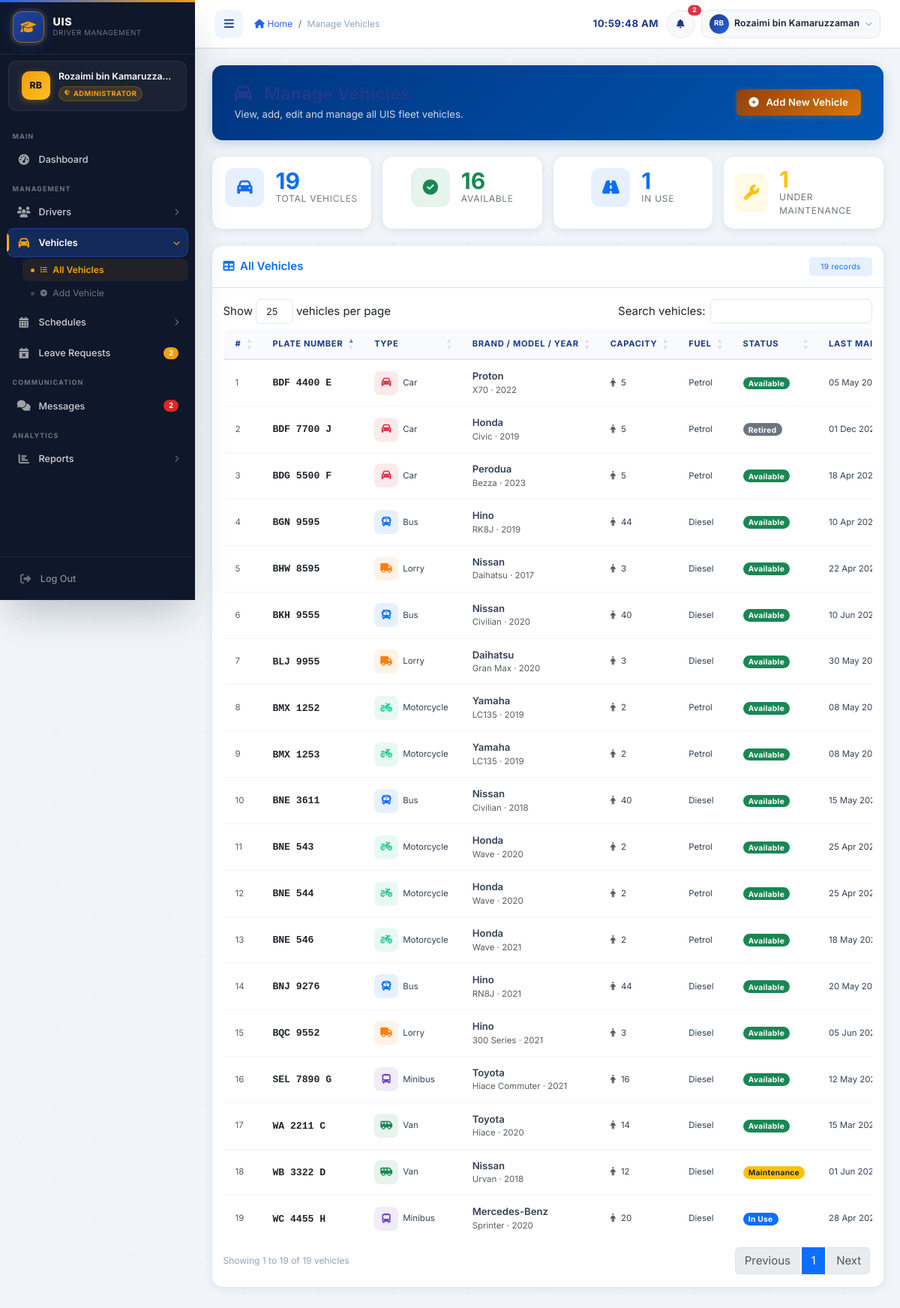
Page /admin/vehicles.php (signed in) on the committed database.
### tables this page shows
CREATE TABLE vehicles (
    vehicle_id       INT          NOT NULL AUTO_INCREMENT,
    plate_number     VARCHAR(20)  NOT NULL,
    vehicle_type     ENUM('Bus','Van','Car','Minibus','Lorry','Motorcycle') NOT NULL,
    brand            VARCHAR(50)  NULL DEFAULT NULL,
    model            VARCHAR(50)  NULL DEFAULT NULL,
    year             INT          NULL DEFAULT NULL,
    capacity         INT          NOT NULL DEFAULT 4,
    fuel_type        ENUM('Petrol','Diesel','Electric','Hybrid') NOT NULL DEFAULT 'Petrol',
    status           ENUM('available','in_use','maintenance','retired') NOT NULL DEFAULT 'available',
    last_maintenance DATE         NULL DEFAULT NULL,
    next_maintenance DATE         NULL DEFAULT NULL,
    mileage          INT          NOT NULL DEFAULT 0,
    notes            TEXT         NULL DEFAULT NULL,
    created_at       TIMESTAMP    NOT NULL DEFAULT CURRENT_TIMESTAMP,
    updated_at       TIMESTAMP    NOT NULL DEFAULT CURRENT_TIMESTAMP ON UPDATE CURRENT_TIMESTAMP,
    PRIMARY KEY (vehicle_id),
    UNIQUE KEY uq_vehicles_plate_number (plate_number)
);

### config/database.php (called while the page is built, shortened)
<?php
function vehicleStatusBadgeClass(string $status): string
{
    return match ($status) {
        'available'   => 'bg-success',
        'in_use'      => 'bg-primary',
        'maintenance' => 'bg-warning text-dark',
        'retired'     => 'bg-secondary',
        default       => 'bg-dark',
    };
}

### admin/vehicles.php (the view, shortened to what this page needs)
<?php
require_once '../config/database.php';
$sql = "SELECT v.*,
               COUNT(s.schedule_id) AS usage_count
        FROM vehicles v
        LEFT JOIN schedules s ON s.vehicle_id = v.vehicle_id
        GROUP BY v.vehicle_id
        ORDER BY v.plate_number ASC";
$result   = $conn->query($sql);
$vehicles = $result ? $result->fetch_all(MYSQLI_ASSOC) : [];
$total       = count($vehicles);
$available   = 0;
$in_use      = 0;
$maintenance = 0;
$retired     = 0;
foreach ($vehicles as $v) {
    switch ($v['status']) {
        case 'available':   $available++;   break;
        case 'in_use':      $in_use++;      break;
        case 'maintenance': $maintenance++; break;
        case 'retired':     $retired++;     break;
    }
}
?>
<!DOCTYPE html>
<html lang="en">
<head>
    <link href="https://cdn.jsdelivr.net/npm/bootstrap@5.3.0/dist/css/bootstrap.min.css" rel="stylesheet">
    <link href="https://cdnjs.cloudflare.com/ajax/libs/font-awesome/6.4.0/css/all.min.css" rel="stylesheet">
    <link href="https://cdn.datatables.net/1.13.6/css/dataTables.bootstrap5.min.css" rel="stylesheet">
    <link href="<?php echo SITE_URL; ?>/assets/css/style.css" rel="stylesheet">
</head>
<body>
<?php include '../includes/sidebar.php'; ?>
<main class="main-content p-4">
    <div class="page-header d-flex justify-content-between align-items-center flex-wrap gap-3">
        <div>
            <h1><i class="fas fa-car me-2" aria-hidden="true"></i>Manage Vehicles</h1>
            <p>View, add, edit and manage all UIS fleet vehicles.</p>
        </div>
        <a href="<?php echo SITE_URL; ?>/admin/add_vehicle.php" class="btn btn-warning fw-semibold">
            <i class="fas fa-circle-plus me-1" aria-hidden="true"></i> Add New Vehicle
        </a>
    </div>
    <div class="row g-3 mb-4">
        <div class="col-6 col-md-3">
            <div class="card stat-card h-100 p-3">
                <div class="d-flex align-items-center gap-3">
                    <div class="stat-icon bg-primary bg-opacity-10 text-primary">
                        <i class="fas fa-car" aria-hidden="true"></i>
                    </div>
                    <div>
                        <div class="stat-value text-primary"><?php echo $total; ?></div>
                        <div class="stat-label">Total Vehicles</div>
                    </div>
                </div>
            </div>
        </div>
        <div class="col-6 col-md-3">
            <div class="card stat-card h-100 p-3">
                <div class="d-flex align-items-center gap-3">
                    <div class="stat-icon bg-success bg-opacity-10 text-success">
                        <i class="fas fa-circle-check" aria-hidden="true"></i>
                    </div>
                    <div>
                        <div class="stat-value text-success"><?php echo $available; ?></div>
                        <div class="stat-label">Available</div>
                    </div>
                </div>
            </div>
        </div>
        <div class="col-6 col-md-3">
            <div class="card stat-card h-100 p-3">
                <div class="d-flex align-items-center gap-3">
                    <div class="stat-icon bg-primary bg-opacity-10 text-primary">
                        <i class="fas fa-road" aria-hidden="true"></i>
                    </div>
                    <div>
                        <div class="stat-value text-primary"><?php echo $in_use; ?></div>
                        <div class="stat-label">In Use</div>
                    </div>
                </div>
            </div>
        </div>
        <div class="col-6 col-md-3">
            <div class="card stat-card h-100 p-3">
                <div class="d-flex align-items-center gap-3">
                    <div class="stat-icon bg-warning bg-opacity-10 text-warning">
                        <i class="fas fa-wrench" aria-hidden="true"></i>
                    </div>
                    <div>
                        <div class="stat-value text-warning"><?php echo $maintenance; ?></div>
                        <div class="stat-label">Under Maintenance</div>
                    </div>
                </div>
            </div>
        </div>
    </div>
    <div class="card table-card">
        <div class="card-body p-0">
            <div class="p-3 border-bottom d-flex align-items-center justify-content-between flex-wrap gap-2">
                <h6 class="mb-0 fw-semibold text-primary">
                    <i class="fas fa-table me-1" aria-hidden="true"></i> All Vehicles
                </h6>
                <span class="badge bg-primary bg-opacity-10 text-primary fw-normal px-3 py-2">
                    <?php echo $total; ?> record<?php echo $total !== 1 ? 's' : ''; ?>
                </span>
            </div>
            <div class="p-3">
                <div class="table-responsive">
                    <table id="vehiclesTable" class="table table-hover align-middle mb-0">
                        <thead>
                            <tr>
                                <th style="width:40px;">#</th>
                                <th>Plate Number</th>
                                <th>Type</th>
                                <th>Brand / Model / Year</th>
                                <th>Capacity</th>
                                <th>Fuel</th>
                                <th>Status</th>
                                <th>Last Maint.</th>
                            </tr>
                        </thead>
                        <tbody>
                        <?php foreach ($vehicles as $i => $v): ?>
                            <?php
                                $statusClass = vehicleStatusBadgeClass($v['status']);
                                $statusLabel = match($v['status']) {
                                    'available'   => 'Available',
                                    'in_use'      => 'In Use',
                                    'maintenance' => 'Maintenance',
                                    'retired'     => 'Retired',
                                    default       => ucfirst($v['status']),
                                };
                                [$typeIcon, $typeBg, $typeColor] = match($v['vehicle_type']) {
                                    'Bus'    => ['fa-bus',           'rgba(13,110,253,.1)',  '#0d6efd'],
                                    'Van'    => ['fa-shuttle-van',   'rgba(25,135,84,.1)',   '#198754'],
                                    'Minibus'=> ['fa-bus-simple',    'rgba(111,66,193,.1)',  '#6f42c1'],
                                    'Lorry'  => ['fa-truck',         'rgba(253,126,20,.1)',  '#fd7e14'],
                                    'Motorcycle' => ['fa-motorcycle','rgba(32,201,151,.1)',  '#20c997'],
                                    default  => ['fa-car',           'rgba(220,53,69,.1)',   '#dc3545'],
                                };
                            ?>
                            <tr>
                                <td class="text-muted small"><?php echo $i + 1; ?></td>
                                <td>
                                    <span class="fw-semibold font-monospace text-dark">
                                        <?php echo htmlspecialchars($v['plate_number']); ?>
                                    </span>
                                </td>
                                <td>
                                    <div class="d-flex align-items-center">
                                        <span class="vehicle-type-icon"
                                              style="background:<?php echo $typeBg; ?>;color:<?php echo $typeColor; ?>;">
                                            <i class="fas <?php echo $typeIcon; ?>" aria-hidden="true"></i>
                                        </span>
                                        <span class="small"><?php echo htmlspecialchars($v['vehicle_type']); ?></span>
                                    </div>
                                </td>
                                <td>
                                    <div class="fw-semibold"><?php echo htmlspecialchars($v['brand']); ?></div>
                                    <div class="small text-muted">
                                        <?php echo htmlspecialchars($v['model']); ?>
                                        &middot;
                                        <?php echo htmlspecialchars((string)$v['year']); ?>
                                    </div>
                                </td>
                                <td class="small">
                                    <i class="fas fa-person text-muted me-1" aria-hidden="true"></i>
                                    <?php echo (int)$v['capacity']; ?>
                                </td>
                                <td class="small"><?php echo htmlspecialchars($v['fuel_type']); ?></td>
                                <td>
                                    <span class="badge <?php echo $statusClass; ?> rounded-pill">
                                        <?php echo $statusLabel; ?>
                                    </span>
                                </td>
                                <td class="small">
                                    <?php echo !empty($v['last_maintenance']) && $v['last_maintenance'] !== '0000-00-00'
                                        ? htmlspecialchars(date('d M Y', strtotime($v['last_maintenance'])))
                                        : '<span class="text-muted">&mdash;</span>'; ?>
                                </td>
                            </tr>
                        <?php endforeach; ?>
                        </tbody>
                    </table>
                </div>
            </div>
        </div>
    </div>
</main>
</body>
</html>

### admin/vehicles.php (style rules this page uses)
.stat-card { border: none; border-radius: 14px; box-shadow: 0 2px 12px rgba(0,53,128,.10); transition: transform .2s, box-shadow .2s; }
.stat-card .stat-icon { width: 52px; height: 52px; border-radius: 12px; display: flex; align-items: center; justify-content: center; font-size: 1.35rem; }
.stat-value { font-size: 2rem; font-weight: 700; line-height: 1; }
.stat-label { font-size: .8rem; text-transform: uppercase; letter-spacing: .06em; color: #6c757d; }
.table-card { border: none; border-radius: 14px; overflow: hidden; box-shadow: 0 2px 12px rgba(0,53,128,.10); }
.table thead th { background: #f8f9fb; font-size: .78rem; text-transform: uppercase; letter-spacing: .06em; color: #4b5563; border-bottom: 2px solid #e5e7eb; white-space: nowrap; }
.page-header { background: linear-gradient(135deg, #003580 0%, #0056b3 100%); border-radius: 14px; color: #fff; padding: 1.6rem 2rem; margin-bottom: 1.5rem; box-shadow: 0 4px 16px rgba(0,53,128,.20); }
.page-header h1 { font-size: 1.55rem; font-weight: 700; margin: 0; }
.page-header p { margin: .3rem 0 0; opacity: .8; font-size: .88rem; }
.vehicle-type-icon { width: 32px; height: 32px; border-radius: 8px; display: inline-flex; align-items: center; justify-content: center; font-size: .85rem; margin-right: .4rem; flex-shrink: 0; }

### rows in the picture
vehicles: plate_number "BDF 4400 E", vehicle_type "Car", brand "Proton", model "X70", year "2022", capacity "5", fuel_type "Petrol", status "Available", last_maintenance "05 May…"
vehicles: plate_number "BDF 7700 J", vehicle_type "Car", brand "Honda", model "Civic", year "2019", capacity "5", fuel_type "Petrol", status "Retired", last_maintenance "01 Dec…"
vehicles: plate_number "BDG 5500 F", vehicle_type "Car", brand "Perodua", model "Bezza", year "2023", capacity "5", fuel_type "Petrol", status "Available", last_maintenance "18 Apr…"
vehicles: plate_number "BGN 9595", vehicle_type "Bus", brand "Hino", model "RK8J", year "2019", capacity "44", fuel_type "Diesel", status "Available", last_maintenance "10 Apr…"
vehicles: plate_number "BHW 8595", vehicle_type "Lorry", brand "Nissan", model "Daihatsu", year "2017", capacity "3", fuel_type "Diesel", status "Available", last_maintenance "22 Apr…"
vehicles: plate_number "BKH 9555", vehicle_type "Bus", brand "Nissan", model "Civilian", year "2020", capacity "40", fuel_type "Diesel", status "Available", last_maintenance "10 Jun…"
vehicles: plate_number "BLJ 9955", vehicle_type "Lorry", brand "Daihatsu", model "Gran Max", year "2020", capacity "3", fuel_type "Diesel", status "Available", last_maintenance "30 May…"
vehicles: plate_number "BMX 1252", vehicle_type "Motorcycle", brand "Yamaha", model "LC135", year "2019", capacity "2", fuel_type "Petrol", status "Available", last_maintenance "08 May…"
vehicles: plate_number "BMX 1253", vehicle_type "Motorcycle", brand "Yamaha", model "LC135", year "2019", capacity "2", fuel_type "Petrol", status "Available", last_maintenance "08 May…"
vehicles: plate_number "BNE 3611", vehicle_type "Bus", brand "Nissan", model "Civilian", year "2018", capacity "40", fuel_type "Diesel", status "Available", last_maintenance "15 May…"
vehicles: plate_number "BNE 543", vehicle_type "Motorcycle", brand "Honda", model "Wave", year "2020", capacity "2", fuel_type "Petrol", status "Available", last_maintenance "25 Apr…"
vehicles: plate_number "BNE 544", vehicle_type "Motorcycle", brand "Honda", model "Wave", year "2020", capacity "2", fuel_type "Petrol", status "Available", last_maintenance "25 Apr…"
vehicles: plate_number "BNE 546", vehicle_type "Motorcycle", brand "Honda", model "Wave", year "2021", capacity "2", fuel_type "Petrol", status "Available", last_maintenance "18 May…"
vehicles: plate_number "BNJ 9276", vehicle_type "Bus", brand "Hino", model "RN8J", year "2021", capacity "44", fuel_type "Diesel", status "Available", last_maintenance "20 May…"
vehicles: plate_number "BQC 9552", vehicle_type "Lorry", brand "Hino", model "300 Series", year "2021", capacity "3", fuel_type "Diesel", status "Available", last_maintenance "05 Jun…"
vehicles: plate_number "SEL 7890 G", vehicle_type "Minibus", brand "Toyota", model "Hiace Commuter", year "2021", capacity "16", fuel_type "Diesel", status "Available", last_maintenance "12 May…"
vehicles: plate_number "WA 2211 C", vehicle_type "Van", brand "Toyota", model "Hiace", year "2020", capacity "14", fuel_type "Diesel", status "Available", last_maintenance "15 Mar…"
vehicles: plate_number "WB 3322 D", vehicle_type "Van", brand "Nissan", model "Urvan", year "2018", capacity "12", fuel_type "Diesel", status "Maintenance", last_maintenance "01 Jun…"
vehicles: plate_number "WC 4455 H", vehicle_type "Minibus", brand "Mercedes-Benz", model "Sprinter", year "2020", capacity "20", fuel_type "Diesel", status "In Use", last_maintenance "28 Apr…"

### other values in the picture
$initials "RB"
$full_name "Rozaimi bin Kamaruzza…"
$role_label "ADMINISTRATOR"
$_pending_leaves "2"
$_unread_msgs "2"
$page_title "Manage Vehicles"
$_dh_total "2"
$full_name "Rozaimi bin Kamaruzzaman"
$total "19"
$available "16"
$in_use "1"
$maintenance "1"
